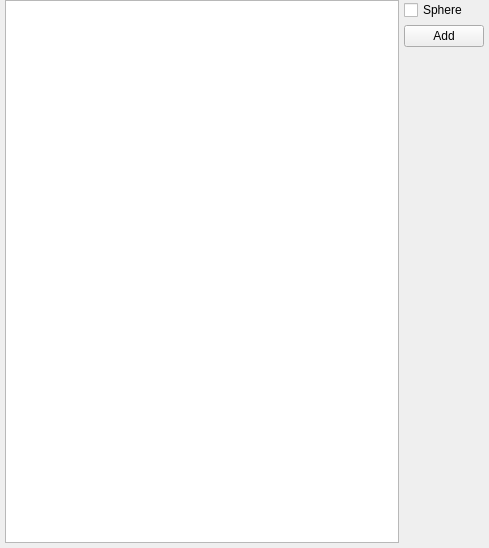
           <widget class="QWidget" name="page_7">
            <property name="geometry">
             <rect>
              <x>0</x>
              <y>0</y>
              <width>489</width>
              <height>548</height>
             </rect>
            </property>
            <attribute name="label">
             <string>Regional Refinement</string>
            </attribute>
            <layout class="QVBoxLayout" name="verticalLayout_9">
             <property name="spacing">
              <number>5</number>
             </property>
             <property name="leftMargin">
              <number>0</number>
             </property>
             <property name="topMargin">
              <number>0</number>
             </property>
             <property name="rightMargin">
              <number>0</number>
             </property>
             <property name="bottomMargin">
              <number>0</number>
             </property>
             <item>
              <widget class="QWidget" name="widget_10" native="true">
               <layout class="QHBoxLayout" name="horizontalLayout_11">
                <property name="spacing">
                 <number>5</number>
                </property>
                <property name="leftMargin">
                 <number>5</number>
                </property>
                <property name="topMargin">
                 <number>0</number>
                </property>
                <property name="rightMargin">
                 <number>5</number>
                </property>
                <property name="bottomMargin">
                 <number>5</number>
                </property>
                <item>
                 <widget class="QTableView" name="tableViewRegion">
                  <property name="sizePolicy">
                   <sizepolicy hsizetype="Expanding" vsizetype="Expanding">
                    <horstretch>0</horstretch>
                    <verstretch>0</verstretch>
                   </sizepolicy>
                  </property>
                  <property name="contextMenuPolicy">
                   <enum>Qt::CustomContextMenu</enum>
                  </property>
                  <property name="toolTip">
                   <string>To interactively change  a sphere:
Select a sphere in the table
Move the cursor to the selected spherer (red) in the 3D view window
Change location: click and drag.
Change size: righ click and hold, move.</string>
                  </property>
                  <property name="selectionMode">
                   <enum>QAbstractItemView::ExtendedSelection</enum>
                  </property>
                  <property name="selectionBehavior">
                   <enum>QAbstractItemView::SelectRows</enum>
                  </property>
                 </widget>
                </item>
                <item>
                 <widget class="QWidget" name="widget_17" native="true">
                  <layout class="QVBoxLayout" name="verticalLayout_10">
                   <property name="spacing">
                    <number>5</number>
                   </property>
                   <property name="leftMargin">
                    <number>0</number>
                   </property>
                   <property name="topMargin">
                    <number>0</number>
                   </property>
                   <property name="rightMargin">
                    <number>0</number>
                   </property>
                   <property name="bottomMargin">
                    <number>0</number>
                   </property>
                   <item>
                    <widget class="QCheckBox" name="checkBoxSphere">
                     <property name="text">
                      <string>Sphere</string>
                     </property>
                    </widget>
                   </item>
                   <item>
                    <widget class="QPushButton" name="btnAddSphere">
                     <property name="text">
                      <string>Add</string>
                     </property>
                    </widget>
                   </item>
                   <item>
                    <spacer name="verticalSpacer_4">
                     <property name="orientation">
                      <enum>Qt::Vertical</enum>
                     </property>
                     <property name="sizeHint" stdset="0">
                      <size>
                       <width>20</width>
                       <height>40</height>
                      </size>
                     </property>
                    </spacer>
                   </item>
                  </layout>
                 </widget>
                </item>
               </layout>
              </widget>
             </item>
            </layout>
           </widget>
